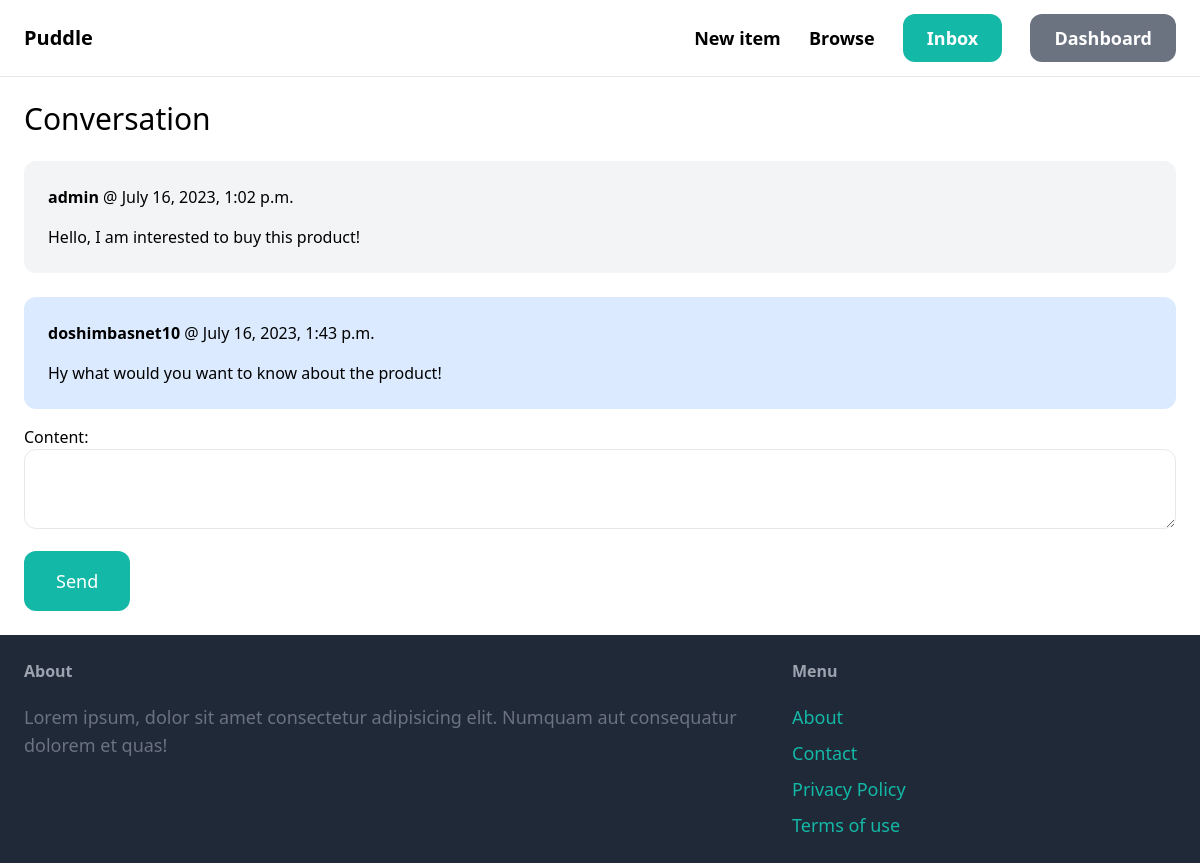
Screenshot of /inbox/1/ (signed in) with the database file from the repository.
### conversation/models.py (models this page shows)
class ConversationMessages(models.Model):
    conversation = models.ForeignKey(
        Conversation, related_name="messages", on_delete=models.CASCADE
    )
    content = models.TextField()
    created_at = models.DateTimeField(auto_now_add=True)
    created_by = models.ForeignKey(
        User, related_name="created_messages", on_delete=models.CASCADE
    )

### conversation/views.py (the view)
# urls.py: path("<int:pk>/", views.detail, name="detail"),
@login_required
def detail(request, pk):  # this pk is primary key of our conversation
    conversation = Conversation.objects.filter(members__in=[request.user.id]).get(pk=pk)
    if request.method == "POST":
        form = ConversationMessageForm(request.POST)
        if form.is_valid():
            conversation_message = form.save(commit=False)
            conversation_message.conversation = conversation
            conversation_message.created_by = request.user
            conversation_message.save()
            conversation.save()
            return redirect("conversation:detail", pk=pk)
    else:
        form = ConversationMessageForm()
    return render(
        request,
        "conversation/detail.html",
        {"conversation": conversation, "form": form},
    )

### conversation/forms.py
class ConversationMessageForm(forms.ModelForm):
    class Meta:
        model = ConversationMessages
        fields = ("content",)
        widgets = {
            "content": forms.Textarea(
                attrs={"class": "w-full h-20 py-4 px-6 rounded-xl border"}
            )
        }

### conversation/templates/conversation/detail.html (shortened to what this page needs)
{% extends "core/base.html" %}
{% block content %}
  <h1 class="mb-6 text-3xl">Conversation</h1>
  <div class="space-y-6">
    {% for message in conversation.messages.all %}
      <div class="p-6 flex {% if message.created_by == request.user %}bg-blue-100{% else %} bg-gray-100{% endif %}  rounded-xl">
        <div>
          <p class="mb-4">
            <strong>{{ message.created_by.username }}</strong> @ {{ message.created_at }}
          </p>
          <p>{{ message.content }}</p>
        </div>
      </div>
    {% endfor %}
  </div>
  <form action="." method="post" class="mt-4">
    {{ form.as_p }}
    <button class="mt-4 py-4 px-8 text-lg bg-teal-500 hover:bg-teal-700 rounded-xl text-white">Send</button>
  </form>
{% endblock content %}

### rows the page displays
ConversationMessages: created_by.username "admin", created_at "July 16, 2023, 1:02 p.m.", content "Hello, I am interested to buy this product!"
ConversationMessages: created_by.username "doshimbasnet10", created_at "July 16, 2023, 1:43 p.m.", content "Hy what would you want to know about the product!"
